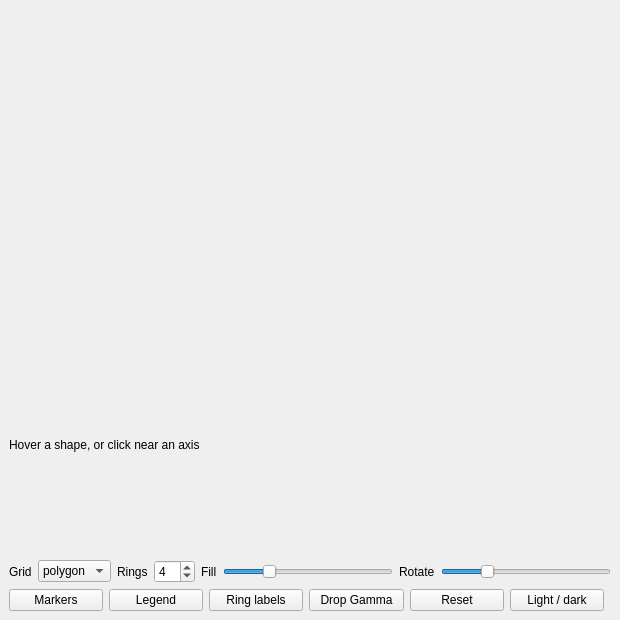
<?xml version="1.0" encoding="UTF-8"?>
<ui version="4.0">
 <class>MainWindow</class>
 <widget class="QMainWindow" name="MainWindow">
  <property name="geometry">
   <rect>
    <x>0</x>
    <y>0</y>
    <width>620</width>
    <height>620</height>
   </rect>
  </property>
  <property name="windowTitle">
   <string>QCustomRadarChart</string>
  </property>
  <widget class="QWidget" name="centralwidget">
   <layout class="QVBoxLayout" name="verticalLayout">
    <property name="spacing">14</property>
    <property name="leftMargin">20</property>
    <property name="topMargin">20</property>
    <property name="rightMargin">20</property>
    <property name="bottomMargin">20</property>
    <item>
     <widget class="QCustomRadarChart" name="radarChart" native="true">
      <property name="minimumSize">
       <size>
        <width>0</width>
        <height>320</height>
       </size>
      </property>
      <property name="showRingLabels" stdset="0">
       <bool>true</bool>
      </property>
     </widget>
    </item>
    <item>
     <widget class="QLabel" name="statusLabel">
      <property name="text">
       <string>Hover a shape, or click near an axis</string>
      </property>
     </widget>
    </item>
    <item>
     <layout class="QHBoxLayout" name="controlsRow">
      <item>
       <widget class="QLabel" name="gridCaption">
        <property name="text">
         <string>Grid</string>
        </property>
       </widget>
      </item>
      <item>
       <widget class="QComboBox" name="gridBox">
        <item>
         <property name="text">
          <string>polygon</string>
         </property>
        </item>
        <item>
         <property name="text">
          <string>circle</string>
         </property>
        </item>
       </widget>
      </item>
      <item>
       <widget class="QLabel" name="ringsCaption">
        <property name="text">
         <string>Rings</string>
        </property>
       </widget>
      </item>
      <item>
       <widget class="QSpinBox" name="ringsSpin">
        <property name="minimum">
         <number>1</number>
        </property>
        <property name="maximum">
         <number>10</number>
        </property>
        <property name="value">
         <number>4</number>
        </property>
       </widget>
      </item>
      <item>
       <widget class="QLabel" name="fillCaption">
        <property name="text">
         <string>Fill</string>
        </property>
       </widget>
      </item>
      <item>
       <widget class="QSlider" name="fillSlider">
        <property name="maximum">
         <number>100</number>
        </property>
        <property name="value">
         <number>25</number>
        </property>
        <property name="orientation">
         <enum>Qt::Horizontal</enum>
        </property>
       </widget>
      </item>
      <item>
       <widget class="QLabel" name="rotateCaption">
        <property name="text">
         <string>Rotate</string>
        </property>
       </widget>
      </item>
      <item>
       <widget class="QSlider" name="rotateSlider">
        <property name="maximum">
         <number>359</number>
        </property>
        <property name="value">
         <number>90</number>
        </property>
        <property name="orientation">
         <enum>Qt::Horizontal</enum>
        </property>
       </widget>
      </item>
     </layout>
    </item>
    <item>
     <layout class="QHBoxLayout" name="buttonsRow">
      <item>
       <widget class="QPushButton" name="markersBtn">
        <property name="text">
         <string>Markers</string>
        </property>
       </widget>
      </item>
      <item>
       <widget class="QPushButton" name="legendBtn">
        <property name="text">
         <string>Legend</string>
        </property>
       </widget>
      </item>
      <item>
       <widget class="QPushButton" name="ringLabelsBtn">
        <property name="text">
         <string>Ring labels</string>
        </property>
       </widget>
      </item>
      <item>
       <widget class="QPushButton" name="dropSeriesBtn">
        <property name="text">
         <string>Drop Gamma</string>
        </property>
       </widget>
      </item>
      <item>
       <widget class="QPushButton" name="resetBtn">
        <property name="text">
         <string>Reset</string>
        </property>
       </widget>
      </item>
      <item>
       <widget class="QPushButton" name="themeBtn">
        <property name="text">
         <string>Light / dark</string>
        </property>
       </widget>
      </item>
      <item>
       <spacer name="buttonsSpacer">
        <property name="orientation">
         <enum>Qt::Horizontal</enum>
        </property>
       </spacer>
      </item>
     </layout>
    </item>
   </layout>
  </widget>
 </widget>
 <customwidgets>
  <customwidget>
   <class>QCustomRadarChart</class>
   <extends>QWidget</extends>
   <header location="global">Custom_Widgets.QCustomRadarChart.h</header>
  </customwidget>
 </customwidgets>
 <resources/>
 <connections/>
</ui>
